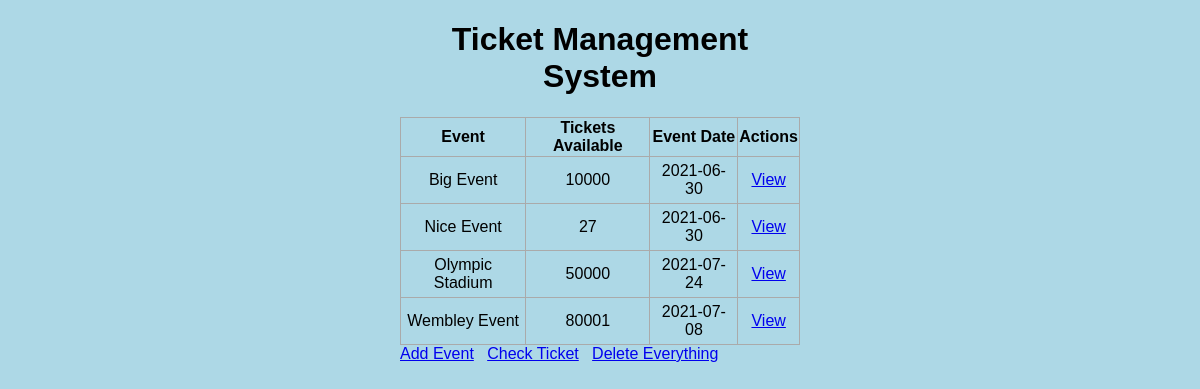
Before: / with the older database file.
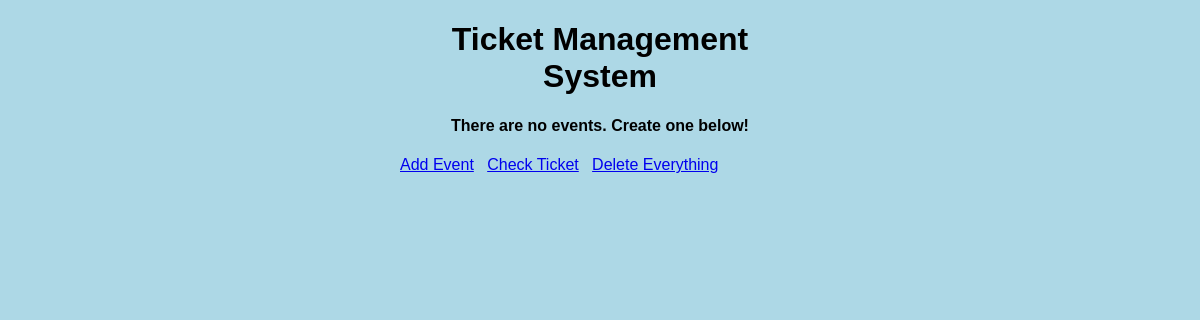
After: the same page with the newer database file.
### app.py (models this page shows)
class Event(db.Model):
    name = db.Column(db.String(200), primary_key=True, nullable =False)
    init_ticket = db.Column(db.String(200), nullable =False)
    date = db.Column(db.String(10), nullable=False)
    available = db.Column(db.Integer)
    redeemed_ticket = db.Column(db.Integer)
    tickets=db.relationship('Tickets', backref='event_ref')

### app.py (the view)
@app.route('/', methods=['POST', 'GET'])
def index():
    events = Event.query.order_by(Event.name).all()
    tickets = Tickets.query.all()
    return render_template('index.html', events=events, tickets=tickets)

### templates/index.html (shortened to what this page needs)
{% extends 'base.html'%}
{%block body%}
<div class= "content">
    <h1 style="text-align: center">Ticket Management System</h1>
    {% if events|length<1%}
        <h4 style="text-align: center">There are no events. Create one below!</h4>
        {%else%}
        <table>
            <tr>
                <th>Event</th>
                <th>Tickets Available</th>
                <th>Event Date</th>
                <th>Actions</th>
            </tr>
            {% for event in events %}
                <tr>
                    <td>{{event.name }}</td>
                    <td>{{event.available}}</td>
                    <td>{{event.date}}</td>
                    <td>
                        <a href="/view/{{event.name}}">View</a>
                    </td>
                </tr>
            {% endfor %}
        </table>
    {% endif %}
    <div>
        <a href="/addevent/">Add Event</a>
        <a href="/check/">Check Ticket</a>
        <a href="/delete/">Delete Everything</a>
    </div>
</div>
{% endblock %}

### templates/base.html (shortened to what this page needs)
<!DOCTYPE html>
<html lang="en">
<head>
    <link rel = "stylesheet" href="{{url_for('static', filename='css/main.css')}}">
</head>
<body>
    {%block body%}{% endblock %}
</body>
</html>

### static/css/main.css (style rules this page uses)
body, html { margin: 0; font-family: sans-serif; background-color: lightblue; }
.content { margin: 0 auto; width: 400px; }

Changed rows visible on the page:
removed Event: name "Big Event", available "10000", date "2021-06-30"
removed Event: name "Nice Event", available "27", date "2021-06-30"
removed Event: name "Olympic Stadium", available "50000", date "2021-07-24"
removed Event: name "Wembley Event", available "80001", date "2021-07-08"
Other visible differences:
text no longer shown: "Event Tickets Available Event Date Actions"
text now shown: "There are no events. Create one below!"
